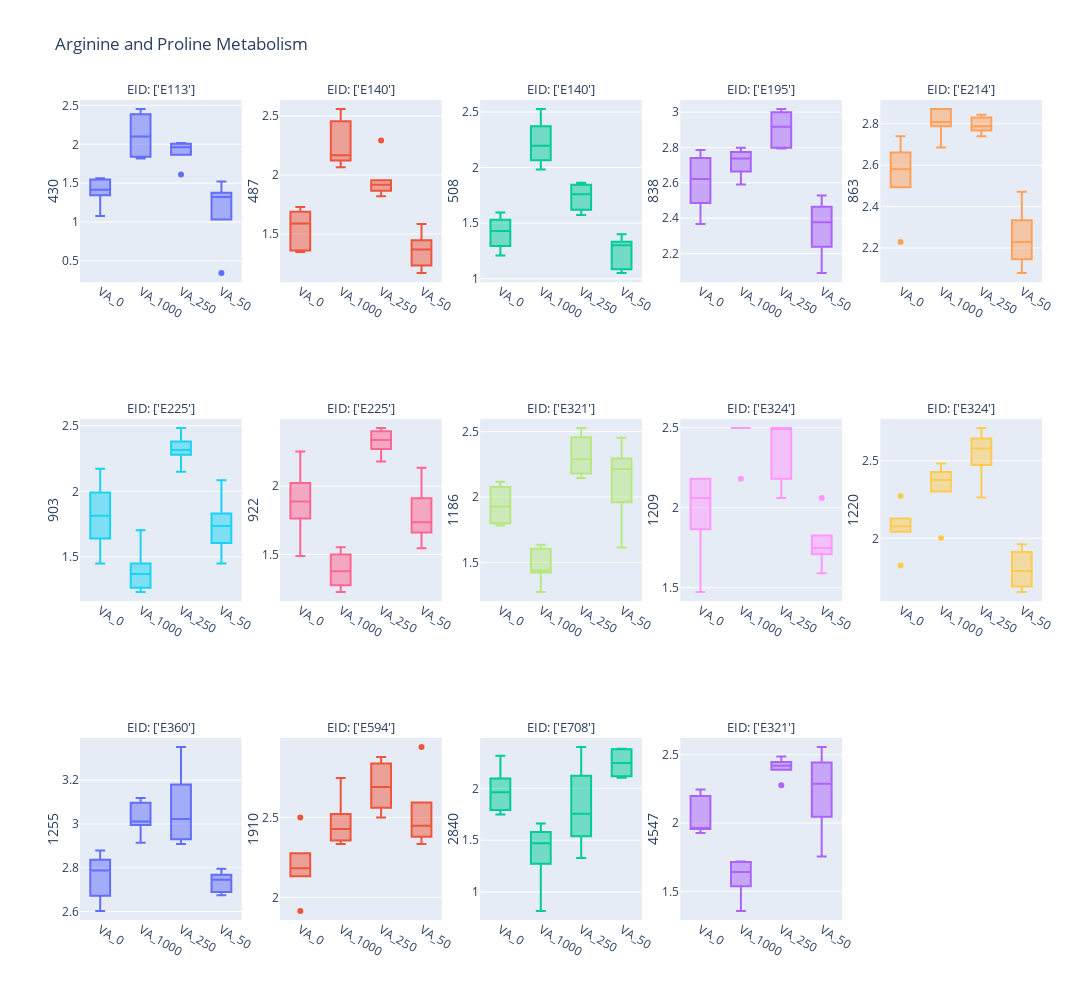
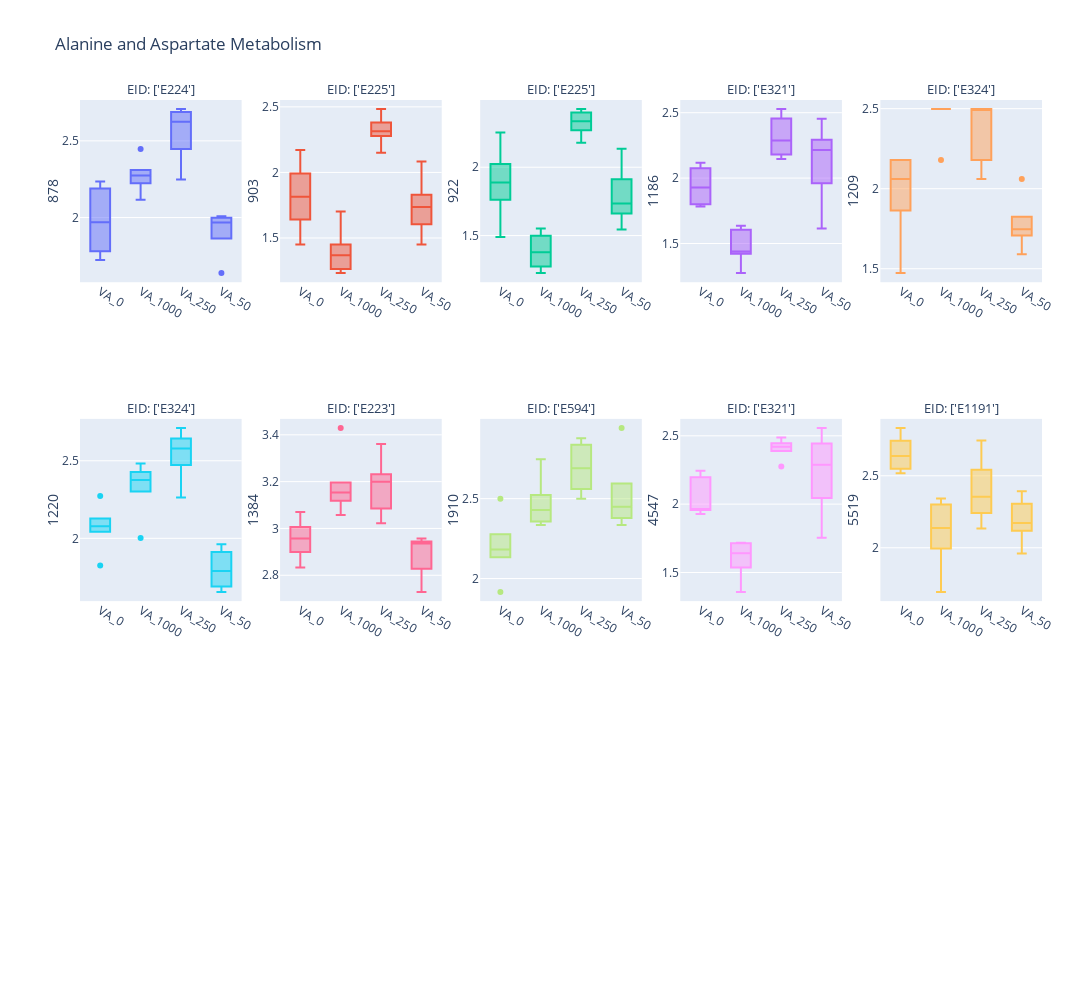

These figures' notebook cell, in order:
### Code cell
obj.boxplot(hue='Treatment',cutoff_path=0.001,grid_dim=(3,5),figsize=(13,10))

### Figure 1 — Plotly figure (JSON) as saved in the notebook; plotly's stock layout.template omitted (floating-point values rounded to 4 significant figures)
{"data": [{"type": "box", "x": ["VA_0", "VA_0", "VA_0", "VA_0", "VA_0", "VA_0", "VA_1000", "VA_1000", "VA_1000", "VA_1000", "VA_1000", "VA_1000", "VA_250", "VA_250", "VA_250", "VA_250", "VA_250", "VA_250", "VA_50", "VA_50", "VA_50", "VA_50", "VA_50"], "xaxis": "x", "y": [1.476, 1.345, 1.078, 1.549, 1.356, 1.565, 2.098, 1.818, 1.841, 2.101, 2.454, 2.388, 1.866, 1.972, 1.613, 1.956, 2.007, 2.019, 1.261, 1.327, 1.322, 0.3418, 1.522], "yaxis": "y"}, {"type": "box", "x": ["VA_0", "VA_0", "VA_0", "VA_0", "VA_0", "VA_0", "VA_1000", "VA_1000", "VA_1000", "VA_1000", "VA_1000", "VA_1000", "VA_250", "VA_250", "VA_250", "VA_250", "VA_250", "VA_250", "VA_50", "VA_50", "VA_50", "VA_50", "VA_50"], "xaxis": "x2", "y": [1.347, 1.489, 1.36, 1.73, 1.689, 1.689, 2.456, 2.212, 2.558, 2.066, 2.124, 2.124, 1.943, 2.293, 1.889, 1.866, 1.956, 1.819, 1.401, 1.369, 1.255, 1.169, 1.585], "yaxis": "y2"}, {"type": "box", "x": ["VA_0", "VA_0", "VA_0", "VA_0", "VA_0", "VA_0", "VA_1000", "VA_1000", "VA_1000", "VA_1000", "VA_1000", "VA_1000", "VA_250", "VA_250", "VA_250", "VA_250", "VA_250", "VA_250", "VA_50", "VA_50", "VA_50", "VA_50", "VA_50"], "xaxis": "x3", "y": [1.209, 1.399, 1.293, 1.457, 1.529, 1.595, 2.37, 2.28, 2.525, 1.981, 2.113, 2.064, 1.846, 1.863, 1.572, 1.619, 1.839, 1.68, 1.301, 1.309, 1.097, 1.05, 1.401], "yaxis": "y3"}, {"type": "box", "x": ["VA_0", "VA_0", "VA_0", "VA_0", "VA_0", "VA_0", "VA_1000", "VA_1000", "VA_1000", "VA_1000", "VA_1000", "VA_1000", "VA_250", "VA_250", "VA_250", "VA_250", "VA_250", "VA_250", "VA_50", "VA_50", "VA_50", "VA_50", "VA_50"], "xaxis": "x4", "y": [2.74, 2.486, 2.367, 2.67, 2.572, 2.786, 2.699, 2.775, 2.775, 2.591, 2.799, 2.664, 2.952, 2.799, 2.882, 2.794, 3.017, 2.999, 2.288, 2.443, 2.377, 2.089, 2.528], "yaxis": "y4"}, {"type": "box", "x": ["VA_0", "VA_0", "VA_0", "VA_0", "VA_0", "VA_0", "VA_1000", "VA_1000", "VA_1000", "VA_1000", "VA_1000", "VA_1000", "VA_250", "VA_250", "VA_250", "VA_250", "VA_250", "VA_250", "VA_50", "VA_50", "VA_50", "VA_50", "VA_50"], "xaxis": "x5", "y": [2.606, 2.493, 2.228, 2.661, 2.554, 2.739, 2.809, 2.788, 2.871, 2.685, 2.871, 2.809, 2.788, 2.788, 2.739, 2.767, 2.83, 2.844, 2.287, 2.168, 2.228, 2.078, 2.472], "yaxis": "y5"}, {"type": "box", "x": ["VA_0", "VA_0", "VA_0", "VA_0", "VA_0", "VA_0", "VA_1000", "VA_1000", "VA_1000", "VA_1000", "VA_1000", "VA_1000", "VA_250", "VA_250", "VA_250", "VA_250", "VA_250", "VA_250", "VA_50", "VA_50", "VA_50", "VA_50", "VA_50"], "xaxis": "x6", "y": [1.992, 1.64, 1.451, 1.882, 1.746, 2.171, 1.233, 1.427, 1.451, 1.265, 1.703, 1.311, 2.381, 2.15, 2.278, 2.278, 2.351, 2.483, 1.451, 1.746, 1.657, 1.736, 2.084], "yaxis": "y6"}, {"type": "box", "x": ["VA_0", "VA_0", "VA_0", "VA_0", "VA_0", "VA_0", "VA_1000", "VA_1000", "VA_1000", "VA_1000", "VA_1000", "VA_1000", "VA_250", "VA_250", "VA_250", "VA_250", "VA_250", "VA_250", "VA_50", "VA_50", "VA_50", "VA_50", "VA_50"], "xaxis": "x7", "y": [2.023, 1.765, 1.489, 2.01, 1.763, 2.254, 1.225, 1.412, 1.499, 1.274, 1.552, 1.343, 2.425, 2.18, 2.323, 2.271, 2.401, 2.351, 1.545, 1.837, 1.736, 1.7, 2.135], "yaxis": "y7"}, {"type": "box", "x": ["VA_0", "VA_0", "VA_0", "VA_0", "VA_0", "VA_0", "VA_1000", "VA_1000", "VA_1000", "VA_1000", "VA_1000", "VA_1000", "VA_250", "VA_250", "VA_250", "VA_250", "VA_250", "VA_250", "VA_50", "VA_50", "VA_50", "VA_50", "VA_50"], "xaxis": "x8", "y": [2.075, 1.782, 1.8, 2.047, 1.807, 2.117, 1.436, 1.422, 1.605, 1.274, 1.635, 1.441, 2.18, 2.456, 2.145, 2.395, 2.527, 2.18, 2.076, 2.24, 2.214, 1.614, 2.453], "yaxis": "y8"}, {"type": "box", "x": ["VA_0", "VA_0", "VA_0", "VA_0", "VA_0", "VA_0", "VA_1000", "VA_1000", "VA_1000", "VA_1000", "VA_1000", "VA_1000", "VA_250", "VA_250", "VA_250", "VA_250", "VA_250", "VA_250", "VA_50", "VA_50", "VA_50", "VA_50", "VA_50"], "xaxis": "x9", "y": [2.06, 1.864, 1.473, 2.18, 2.06, 2.18, 2.18, 2.497, 2.497, 2.497, 2.497, 2.497, 2.497, 2.06, 2.497, 2.497, 2.18, 2.497, 1.747, 1.59, 1.747, 1.747, 2.06], "yaxis": "y9"}, {"type": "box", "x": ["VA_0", "VA_0", "VA_0", "VA_0", "VA_0", "VA_0", "VA_1000", "VA_1000", "VA_1000", "VA_1000", "VA_1000", "VA_1000", "VA_250", "VA_250", "VA_250", "VA_250", "VA_250", "VA_250", "VA_50", "VA_50", "VA_50", "VA_50", "VA_50"], "xaxis": "x10", "y": [2.107, 2.049, 1.824, 2.273, 2.128, 2.042, 2.363, 2.002, 2.388, 2.301, 2.482, 2.428, 2.711, 2.263, 2.472, 2.644, 2.594, 2.563, 1.79, 1.701, 1.654, 1.962, 1.894], "yaxis": "y10"}, {"type": "box", "x": ["VA_0", "VA_0", "VA_0", "VA_0", "VA_0", "VA_0", "VA_1000", "VA_1000", "VA_1000", "VA_1000", "VA_1000", "VA_1000", "VA_250", "VA_250", "VA_250", "VA_250", "VA_250", "VA_250", "VA_50", "VA_50", "VA_50", "VA_50", "VA_50"], "xaxis": "x11", "y": [2.754, 2.82, 2.671, 2.879, 2.603, 2.837, 2.914, 2.995, 3.119, 2.995, 3.097, 3.028, 3.352, 3.025, 2.93, 3.181, 3.022, 2.909, 2.745, 2.693, 2.795, 2.674, 2.759], "yaxis": "y11"}, {"type": "box", "x": ["VA_0", "VA_0", "VA_0", "VA_0", "VA_0", "VA_0", "VA_1000", "VA_1000", "VA_1000", "VA_1000", "VA_1000", "VA_1000", "VA_250", "VA_250", "VA_250", "VA_250", "VA_250", "VA_250", "VA_50", "VA_50", "VA_50", "VA_50", "VA_50"], "xaxis": "x12", "y": [2.5, 2.133, 2.221, 2.277, 2.144, 1.916, 2.747, 2.5, 2.335, 2.357, 2.522, 2.357, 2.878, 2.561, 2.586, 2.837, 2.796, 2.5, 2.479, 2.335, 2.449, 2.942, 2.394], "yaxis": "y12"}, {"type": "box", "x": ["VA_0", "VA_0", "VA_0", "VA_0", "VA_0", "VA_0", "VA_1000", "VA_1000", "VA_1000", "VA_1000", "VA_1000", "VA_1000", "VA_250", "VA_250", "VA_250", "VA_250", "VA_250", "VA_250", "VA_50", "VA_50", "VA_50", "VA_50", "VA_50"], "xaxis": "x13", "y": [2.095, 1.962, 1.748, 2.316, 1.965, 1.793, 1.58, 1.274, 1.513, 0.8184, 1.428, 1.661, 1.591, 1.539, 2.401, 1.919, 2.123, 1.328, 2.378, 2.383, 2.104, 2.246, 2.121], "yaxis": "y13"}, {"type": "box", "x": ["VA_0", "VA_0", "VA_0", "VA_0", "VA_0", "VA_0", "VA_1000", "VA_1000", "VA_1000", "VA_1000", "VA_1000", "VA_1000", "VA_250", "VA_250", "VA_250", "VA_250", "VA_250", "VA_250", "VA_50", "VA_50", "VA_50", "VA_50", "VA_50"], "xaxis": "x14", "y": [2.197, 1.958, 1.928, 1.957, 1.968, 2.245, 1.537, 1.703, 1.718, 1.357, 1.714, 1.579, 2.435, 2.488, 2.276, 2.446, 2.405, 2.389, 2.142, 2.406, 2.288, 1.755, 2.557], "yaxis": "y14"}], "layout": {"annotations": [{"font": {"size": 13}, "showarrow": false, "text": "EID: ['E113']", "x": 0.084, "xanchor": "center", "xref": "paper", "y": 1, "yanchor": "bottom", "yref": "paper"}, {"font": {"size": 13}, "showarrow": false, "text": "EID: ['E140']", "x": 0.292, "xanchor": "center", "xref": "paper", "y": 1, "yanchor": "bottom", "yref": "paper"}, {"font": {"size": 13}, "showarrow": false, "text": "EID: ['E140']", "x": 0.5, "xanchor": "center", "xref": "paper", "y": 1, "yanchor": "bottom", "yref": "paper"}, {"font": {"size": 13}, "showarrow": false, "text": "EID: ['E195']", "x": 0.708, "xanchor": "center", "xref": "paper", "y": 1, "yanchor": "bottom", "yref": "paper"}, {"font": {"size": 13}, "showarrow": false, "text": "EID: ['E214']", "x": 0.916, "xanchor": "center", "xref": "paper", "y": 1, "yanchor": "bottom", "yref": "paper"}, {"font": {"size": 13}, "showarrow": false, "text": "EID: ['E225']", "x": 0.084, "xanchor": "center", "xref": "paper", "y": 0.6111, "yanchor": "bottom", "yref": "paper"}, {"font": {"size": 13}, "showarrow": false, "text": "EID: ['E225']", "x": 0.292, "xanchor": "center", "xref": "paper", "y": 0.6111, "yanchor": "bottom", "yref": "paper"}, {"font": {"size": 13}, "showarrow": false, "text": "EID: ['E321']", "x": 0.5, "xanchor": "center", "xref": "paper", "y": 0.6111, "yanchor": "bottom", "yref": "paper"}, {"font": {"size": 13}, "showarrow": false, "text": "EID: ['E324']", "x": 0.708, "xanchor": "center", "xref": "paper", "y": 0.6111, "yanchor": "bottom", "yref": "paper"}, {"font": {"size": 13}, "showarrow": false, "text": "EID: ['E324']", "x": 0.916, "xanchor": "center", "xref": "paper", "y": 0.6111, "yanchor": "bottom", "yref": "paper"}, {"font": {"size": 13}, "showarrow": false, "text": "EID: ['E360']", "x": 0.084, "xanchor": "center", "xref": "paper", "y": 0.2222, "yanchor": "bottom", "yref": "paper"}, {"font": {"size": 13}, "showarrow": false, "text": "EID: ['E594']", "x": 0.292, "xanchor": "center", "xref": "paper", "y": 0.2222, "yanchor": "bottom", "yref": "paper"}, {"font": {"size": 13}, "showarrow": false, "text": "EID: ['E708']", "x": 0.5, "xanchor": "center", "xref": "paper", "y": 0.2222, "yanchor": "bottom", "yref": "paper"}, {"font": {"size": 13}, "showarrow": false, "text": "EID: ['E321']", "x": 0.708, "xanchor": "center", "xref": "paper", "y": 0.2222, "yanchor": "bottom", "yref": "paper"}], "height": 1000, "margin": {"r": 50}, "showlegend": false, "title": {"text": "Arginine and Proline Metabolism"}, "width": 1300, "xaxis": {"anchor": "y", "autorange": true, "domain": [0, 0.168], "range": [-0.5, 3.5], "type": "category"}, "xaxis10": {"anchor": "y10", "autorange": true, "domain": [0.832, 1], "range": [-0.5, 3.5], "type": "category"}, "xaxis11": {"anchor": "y11", "autorange": true, "domain": [0, 0.168], "range": [-0.5, 3.5], "type": "category"}, "xaxis12": {"anchor": "y12", "autorange": true, "domain": [0.208, 0.376], "range": [-0.5, 3.5], "type": "category"}, "xaxis13": {"anchor": "y13", "autorange": true, "domain": [0.416, 0.584], "range": [-0.5, 3.5], "type": "category"}, "xaxis14": {"anchor": "y14", "autorange": true, "domain": [0.624, 0.792], "range": [-0.5, 3.5], "type": "category"}, "xaxis15": {"anchor": "y15", "domain": [0.832, 1]}, "xaxis2": {"anchor": "y2", "autorange": true, "domain": [0.208, 0.376], "range": [-0.5, 3.5], "type": "category"}, "xaxis3": {"anchor": "y3", "autorange": true, "domain": [0.416, 0.584], "range": [-0.5, 3.5], "type": "category"}, "xaxis4": {"anchor": "y4", "autorange": true, "domain": [0.624, 0.792], "range": [-0.5, 3.5], "type": "category"}, "xaxis5": {"anchor": "y5", "autorange": true, "domain": [0.832, 1], "range": [-0.5, 3.5], "type": "category"}, "xaxis6": {"anchor": "y6", "autorange": true, "domain": [0, 0.168], "range": [-0.5, 3.5], "type": "category"}, "xaxis7": {"anchor": "y7", "autorange": true, "domain": [0.208, 0.376], "range": [-0.5, 3.5], "type": "category"}, "xaxis8": {"anchor": "y8", "autorange": true, "domain": [0.416, 0.584], "range": [-0.5, 3.5], "type": "category"}, "xaxis9": {"anchor": "y9", "autorange": true, "domain": [0.624, 0.792], "range": [-0.5, 3.5], "type": "category"}, "yaxis": {"anchor": "x", "autorange": true, "domain": [0.7778, 1], "range": [0.2245, 2.571], "title": {"standoff": 0, "text": "430"}, "type": "linear"}, "yaxis10": {"anchor": "x10", "autorange": true, "domain": [0.3889, 0.6111], "range": [1.595, 2.77], "title": {"standoff": 0, "text": "1220"}, "type": "linear"}, "yaxis11": {"anchor": "x11", "autorange": true, "domain": [0, 0.2222], "range": [2.561, 3.394], "title": {"standoff": 0, "text": "1255"}, "type": "linear"}, "yaxis12": {"anchor": "x12", "autorange": true, "domain": [0, 0.2222], "range": [1.859, 2.999], "title": {"standoff": 0, "text": "1910"}, "type": "linear"}, "yaxis13": {"anchor": "x13", "autorange": true, "domain": [0, 0.2222], "range": [0.7305, 2.489], "title": {"standoff": 0, "text": "2840"}, "type": "linear"}, "yaxis14": {"anchor": "x14", "autorange": true, "domain": [0, 0.2222], "range": [1.291, 2.624], "title": {"standoff": 0, "text": "4547"}, "type": "linear"}, "yaxis15": {"anchor": "x15", "domain": [0, 0.2222]}, "yaxis2": {"anchor": "x2", "autorange": true, "domain": [0.7778, 1], "range": [1.091, 2.635], "title": {"standoff": 0, "text": "487"}, "type": "linear"}, "yaxis3": {"anchor": "x3", "autorange": true, "domain": [0.7778, 1], "range": [0.9684, 2.607], "title": {"standoff": 0, "text": "508"}, "type": "linear"}, "yaxis4": {"anchor": "x4", "autorange": true, "domain": [0.7778, 1], "range": [2.037, 3.069], "title": {"standoff": 0, "text": "838"}, "type": "linear"}, "yaxis5": {"anchor": "x5", "autorange": true, "domain": [0.7778, 1], "range": [2.034, 2.915], "title": {"standoff": 0, "text": "863"}, "type": "linear"}, "yaxis6": {"anchor": "x6", "autorange": true, "domain": [0.3889, 0.6111], "range": [1.163, 2.552], "title": {"standoff": 0, "text": "903"}, "type": "linear"}, "yaxis7": {"anchor": "x7", "autorange": true, "domain": [0.3889, 0.6111], "range": [1.159, 2.492], "title": {"standoff": 0, "text": "922"}, "type": "linear"}, "yaxis8": {"anchor": "x8", "autorange": true, "domain": [0.3889, 0.6111], "range": [1.204, 2.597], "title": {"standoff": 0, "text": "1186"}, "type": "linear"}, "yaxis9": {"anchor": "x9", "autorange": true, "domain": [0.3889, 0.6111], "range": [1.416, 2.554], "title": {"standoff": 0, "text": "1209"}, "type": "linear"}}}

### Figure 2 — Plotly figure (JSON) as saved in the notebook; plotly's stock layout.template omitted (floating-point values rounded to 4 significant figures)
{"data": [{"type": "box", "x": ["VA_0", "VA_0", "VA_0", "VA_0", "VA_0", "VA_0", "VA_1000", "VA_1000", "VA_1000", "VA_1000", "VA_1000", "VA_1000", "VA_250", "VA_250", "VA_250", "VA_250", "VA_250", "VA_250", "VA_50", "VA_50", "VA_50", "VA_50", "VA_50"], "xaxis": "x", "y": [2.234, 1.78, 1.723, 2.086, 1.853, 2.189, 2.116, 2.248, 2.31, 2.223, 2.448, 2.301, 2.688, 2.248, 2.448, 2.579, 2.707, 2.671, 1.638, 2.009, 1.996, 1.939, 1.967], "yaxis": "y"}, {"type": "box", "x": ["VA_0", "VA_0", "VA_0", "VA_0", "VA_0", "VA_0", "VA_1000", "VA_1000", "VA_1000", "VA_1000", "VA_1000", "VA_1000", "VA_250", "VA_250", "VA_250", "VA_250", "VA_250", "VA_250", "VA_50", "VA_50", "VA_50", "VA_50", "VA_50"], "xaxis": "x2", "y": [1.992, 1.64, 1.451, 1.882, 1.746, 2.171, 1.233, 1.427, 1.451, 1.265, 1.703, 1.311, 2.381, 2.15, 2.278, 2.278, 2.351, 2.483, 1.451, 1.746, 1.657, 1.736, 2.084], "yaxis": "y2"}, {"type": "box", "x": ["VA_0", "VA_0", "VA_0", "VA_0", "VA_0", "VA_0", "VA_1000", "VA_1000", "VA_1000", "VA_1000", "VA_1000", "VA_1000", "VA_250", "VA_250", "VA_250", "VA_250", "VA_250", "VA_250", "VA_50", "VA_50", "VA_50", "VA_50", "VA_50"], "xaxis": "x3", "y": [2.023, 1.765, 1.489, 2.01, 1.763, 2.254, 1.225, 1.412, 1.499, 1.274, 1.552, 1.343, 2.425, 2.18, 2.323, 2.271, 2.401, 2.351, 1.545, 1.837, 1.736, 1.7, 2.135], "yaxis": "y3"}, {"type": "box", "x": ["VA_0", "VA_0", "VA_0", "VA_0", "VA_0", "VA_0", "VA_1000", "VA_1000", "VA_1000", "VA_1000", "VA_1000", "VA_1000", "VA_250", "VA_250", "VA_250", "VA_250", "VA_250", "VA_250", "VA_50", "VA_50", "VA_50", "VA_50", "VA_50"], "xaxis": "x4", "y": [2.075, 1.782, 1.8, 2.047, 1.807, 2.117, 1.436, 1.422, 1.605, 1.274, 1.635, 1.441, 2.18, 2.456, 2.145, 2.395, 2.527, 2.18, 2.076, 2.24, 2.214, 1.614, 2.453], "yaxis": "y4"}, {"type": "box", "x": ["VA_0", "VA_0", "VA_0", "VA_0", "VA_0", "VA_0", "VA_1000", "VA_1000", "VA_1000", "VA_1000", "VA_1000", "VA_1000", "VA_250", "VA_250", "VA_250", "VA_250", "VA_250", "VA_250", "VA_50", "VA_50", "VA_50", "VA_50", "VA_50"], "xaxis": "x5", "y": [2.06, 1.864, 1.473, 2.18, 2.06, 2.18, 2.18, 2.497, 2.497, 2.497, 2.497, 2.497, 2.497, 2.06, 2.497, 2.497, 2.18, 2.497, 1.747, 1.59, 1.747, 1.747, 2.06], "yaxis": "y5"}, {"type": "box", "x": ["VA_0", "VA_0", "VA_0", "VA_0", "VA_0", "VA_0", "VA_1000", "VA_1000", "VA_1000", "VA_1000", "VA_1000", "VA_1000", "VA_250", "VA_250", "VA_250", "VA_250", "VA_250", "VA_250", "VA_50", "VA_50", "VA_50", "VA_50", "VA_50"], "xaxis": "x6", "y": [2.107, 2.049, 1.824, 2.273, 2.128, 2.042, 2.363, 2.002, 2.388, 2.301, 2.482, 2.428, 2.711, 2.263, 2.472, 2.644, 2.594, 2.563, 1.79, 1.701, 1.654, 1.962, 1.894], "yaxis": "y6"}, {"type": "box", "x": ["VA_0", "VA_0", "VA_0", "VA_0", "VA_0", "VA_0", "VA_1000", "VA_1000", "VA_1000", "VA_1000", "VA_1000", "VA_1000", "VA_250", "VA_250", "VA_250", "VA_250", "VA_250", "VA_250", "VA_50", "VA_50", "VA_50", "VA_50", "VA_50"], "xaxis": "x7", "y": [3.07, 2.899, 2.833, 2.957, 2.956, 3.006, 3.164, 3.118, 3.143, 3.196, 3.429, 3.058, 3.191, 3.232, 3.022, 3.209, 3.085, 3.361, 2.862, 2.935, 2.957, 2.729, 2.94], "yaxis": "y7"}, {"type": "box", "x": ["VA_0", "VA_0", "VA_0", "VA_0", "VA_0", "VA_0", "VA_1000", "VA_1000", "VA_1000", "VA_1000", "VA_1000", "VA_1000", "VA_250", "VA_250", "VA_250", "VA_250", "VA_250", "VA_250", "VA_50", "VA_50", "VA_50", "VA_50", "VA_50"], "xaxis": "x8", "y": [2.5, 2.133, 2.221, 2.277, 2.144, 1.916, 2.747, 2.5, 2.335, 2.357, 2.522, 2.357, 2.878, 2.561, 2.586, 2.837, 2.796, 2.5, 2.479, 2.335, 2.449, 2.942, 2.394], "yaxis": "y8"}, {"type": "box", "x": ["VA_0", "VA_0", "VA_0", "VA_0", "VA_0", "VA_0", "VA_1000", "VA_1000", "VA_1000", "VA_1000", "VA_1000", "VA_1000", "VA_250", "VA_250", "VA_250", "VA_250", "VA_250", "VA_250", "VA_50", "VA_50", "VA_50", "VA_50", "VA_50"], "xaxis": "x9", "y": [2.197, 1.958, 1.928, 1.957, 1.968, 2.245, 1.537, 1.703, 1.718, 1.357, 1.714, 1.579, 2.435, 2.488, 2.276, 2.446, 2.405, 2.389, 2.142, 2.406, 2.288, 1.755, 2.557], "yaxis": "y9"}, {"type": "box", "x": ["VA_0", "VA_0", "VA_0", "VA_0", "VA_0", "VA_0", "VA_1000", "VA_1000", "VA_1000", "VA_1000", "VA_1000", "VA_1000", "VA_250", "VA_250", "VA_250", "VA_250", "VA_250", "VA_250", "VA_50", "VA_50", "VA_50", "VA_50", "VA_50"], "xaxis": "x10", "y": [2.689, 2.587, 2.55, 2.744, 2.517, 2.832, 2.065, 1.693, 2.207, 2.343, 2.3, 1.994, 2.542, 2.325, 2.384, 2.745, 2.133, 2.241, 2.277, 2.172, 1.96, 2.171, 2.392], "yaxis": "y10"}], "layout": {"annotations": [{"font": {"size": 13}, "showarrow": false, "text": "EID: ['E224']", "x": 0.084, "xanchor": "center", "xref": "paper", "y": 1, "yanchor": "bottom", "yref": "paper"}, {"font": {"size": 13}, "showarrow": false, "text": "EID: ['E225']", "x": 0.292, "xanchor": "center", "xref": "paper", "y": 1, "yanchor": "bottom", "yref": "paper"}, {"font": {"size": 13}, "showarrow": false, "text": "EID: ['E225']", "x": 0.5, "xanchor": "center", "xref": "paper", "y": 1, "yanchor": "bottom", "yref": "paper"}, {"font": {"size": 13}, "showarrow": false, "text": "EID: ['E321']", "x": 0.708, "xanchor": "center", "xref": "paper", "y": 1, "yanchor": "bottom", "yref": "paper"}, {"font": {"size": 13}, "showarrow": false, "text": "EID: ['E324']", "x": 0.916, "xanchor": "center", "xref": "paper", "y": 1, "yanchor": "bottom", "yref": "paper"}, {"font": {"size": 13}, "showarrow": false, "text": "EID: ['E324']", "x": 0.084, "xanchor": "center", "xref": "paper", "y": 0.6111, "yanchor": "bottom", "yref": "paper"}, {"font": {"size": 13}, "showarrow": false, "text": "EID: ['E223']", "x": 0.292, "xanchor": "center", "xref": "paper", "y": 0.6111, "yanchor": "bottom", "yref": "paper"}, {"font": {"size": 13}, "showarrow": false, "text": "EID: ['E594']", "x": 0.5, "xanchor": "center", "xref": "paper", "y": 0.6111, "yanchor": "bottom", "yref": "paper"}, {"font": {"size": 13}, "showarrow": false, "text": "EID: ['E321']", "x": 0.708, "xanchor": "center", "xref": "paper", "y": 0.6111, "yanchor": "bottom", "yref": "paper"}, {"font": {"size": 13}, "showarrow": false, "text": "EID: ['E1191']", "x": 0.916, "xanchor": "center", "xref": "paper", "y": 0.6111, "yanchor": "bottom", "yref": "paper"}], "height": 1000, "margin": {"r": 50}, "showlegend": false, "title": {"text": "Alanine and Aspartate Metabolism"}, "width": 1300, "xaxis": {"anchor": "y", "autorange": true, "domain": [0, 0.168], "range": [-0.5, 3.5], "type": "category"}, "xaxis10": {"anchor": "y10", "autorange": true, "domain": [0.832, 1], "range": [-0.5, 3.5], "type": "category"}, "xaxis11": {"anchor": "y11", "domain": [0, 0.168]}, "xaxis12": {"anchor": "y12", "domain": [0.208, 0.376]}, "xaxis13": {"anchor": "y13", "domain": [0.416, 0.584]}, "xaxis14": {"anchor": "y14", "domain": [0.624, 0.792]}, "xaxis15": {"anchor": "y15", "domain": [0.832, 1]}, "xaxis2": {"anchor": "y2", "autorange": true, "domain": [0.208, 0.376], "range": [-0.5, 3.5], "type": "category"}, "xaxis3": {"anchor": "y3", "autorange": true, "domain": [0.416, 0.584], "range": [-0.5, 3.5], "type": "category"}, "xaxis4": {"anchor": "y4", "autorange": true, "domain": [0.624, 0.792], "range": [-0.5, 3.5], "type": "category"}, "xaxis5": {"anchor": "y5", "autorange": true, "domain": [0.832, 1], "range": [-0.5, 3.5], "type": "category"}, "xaxis6": {"anchor": "y6", "autorange": true, "domain": [0, 0.168], "range": [-0.5, 3.5], "type": "category"}, "xaxis7": {"anchor": "y7", "autorange": true, "domain": [0.208, 0.376], "range": [-0.5, 3.5], "type": "category"}, "xaxis8": {"anchor": "y8", "autorange": true, "domain": [0.416, 0.584], "range": [-0.5, 3.5], "type": "category"}, "xaxis9": {"anchor": "y9", "autorange": true, "domain": [0.624, 0.792], "range": [-0.5, 3.5], "type": "category"}, "yaxis": {"anchor": "x", "autorange": true, "domain": [0.7778, 1], "range": [1.578, 2.766], "title": {"standoff": 0, "text": "878"}, "type": "linear"}, "yaxis10": {"anchor": "x10", "autorange": true, "domain": [0.3889, 0.6111], "range": [1.629, 2.895], "title": {"standoff": 0, "text": "5519"}, "type": "linear"}, "yaxis11": {"anchor": "x11", "domain": [0, 0.2222]}, "yaxis12": {"anchor": "x12", "domain": [0, 0.2222]}, "yaxis13": {"anchor": "x13", "domain": [0, 0.2222]}, "yaxis14": {"anchor": "x14", "domain": [0, 0.2222]}, "yaxis15": {"anchor": "x15", "domain": [0, 0.2222]}, "yaxis2": {"anchor": "x2", "autorange": true, "domain": [0.7778, 1], "range": [1.163, 2.552], "title": {"standoff": 0, "text": "903"}, "type": "linear"}, "yaxis3": {"anchor": "x3", "autorange": true, "domain": [0.7778, 1], "range": [1.159, 2.492], "title": {"standoff": 0, "text": "922"}, "type": "linear"}, "yaxis4": {"anchor": "x4", "autorange": true, "domain": [0.7778, 1], "range": [1.204, 2.597], "title": {"standoff": 0, "text": "1186"}, "type": "linear"}, "yaxis5": {"anchor": "x5", "autorange": true, "domain": [0.7778, 1], "range": [1.416, 2.554], "title": {"standoff": 0, "text": "1209"}, "type": "linear"}, "yaxis6": {"anchor": "x6", "autorange": true, "domain": [0.3889, 0.6111], "range": [1.595, 2.77], "title": {"standoff": 0, "text": "1220"}, "type": "linear"}, "yaxis7": {"anchor": "x7", "autorange": true, "domain": [0.3889, 0.6111], "range": [2.69, 3.468], "title": {"standoff": 0, "text": "1384"}, "type": "linear"}, "yaxis8": {"anchor": "x8", "autorange": true, "domain": [0.3889, 0.6111], "range": [1.859, 2.999], "title": {"standoff": 0, "text": "1910"}, "type": "linear"}, "yaxis9": {"anchor": "x9", "autorange": true, "domain": [0.3889, 0.6111], "range": [1.291, 2.624], "title": {"standoff": 0, "text": "4547"}, "type": "linear"}}}
